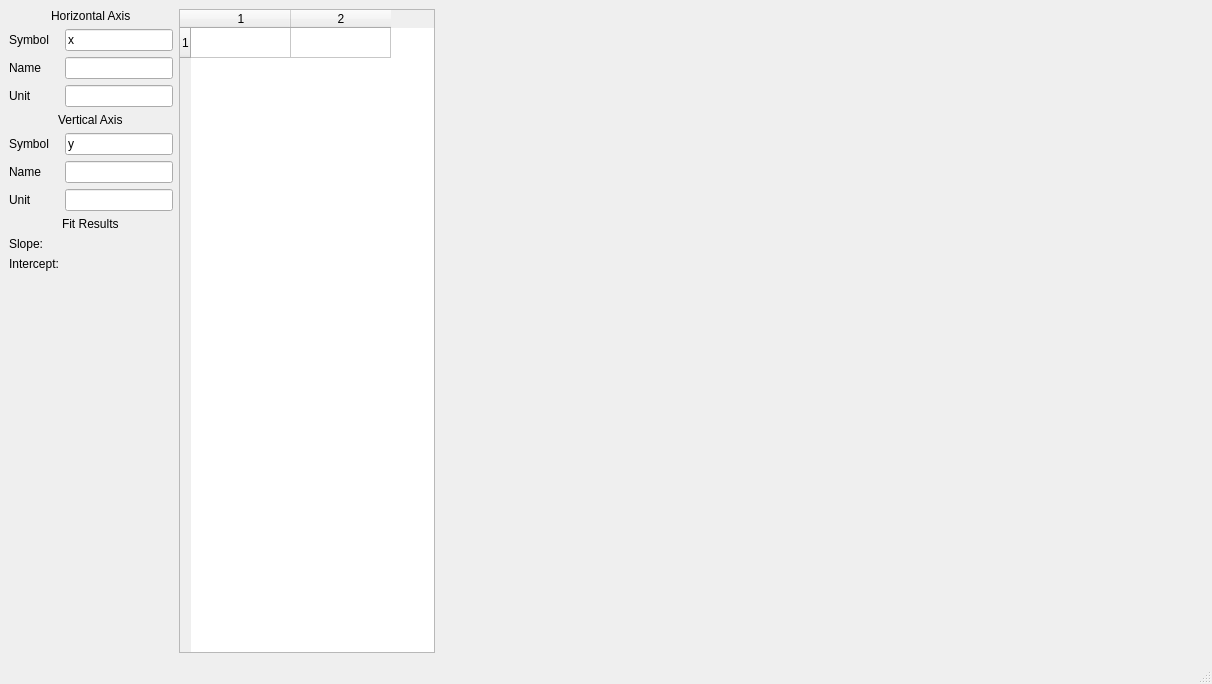
<?xml version="1.0" encoding="UTF-8"?>
<ui version="4.0">
 <class>MainWindow</class>
 <widget class="QMainWindow" name="MainWindow">
  <property name="geometry">
   <rect>
    <x>0</x>
    <y>0</y>
    <width>1212</width>
    <height>684</height>
   </rect>
  </property>
  <property name="windowTitle">
   <string>Simple Plot</string>
  </property>
  <property name="windowIcon">
   <iconset>
    <normaloff>:/icon.svg</normaloff>:/icon.svg</iconset>
  </property>
  <widget class="QWidget" name="central_widget">
   <layout class="QHBoxLayout" name="horizontalLayout" stretch="0,1,3">
    <item>
     <layout class="QGridLayout" name="sidebar" rowstretch="0,0,0,0,0,0,0,0,0,0,0,1">
      <item row="1" column="0">
       <widget class="QLabel" name="xsymbol_label">
        <property name="text">
         <string>Symbol</string>
        </property>
        <property name="buddy">
         <cstring>xsymbol</cstring>
        </property>
       </widget>
      </item>
      <item row="4" column="0" colspan="2" alignment="Qt::AlignHCenter">
       <widget class="QLabel" name="yheader">
        <property name="text">
         <string>Vertical Axis</string>
        </property>
       </widget>
      </item>
      <item row="3" column="0">
       <widget class="QLabel" name="xunitlabel">
        <property name="text">
         <string>Unit</string>
        </property>
        <property name="buddy">
         <cstring>xunit</cstring>
        </property>
       </widget>
      </item>
      <item row="1" column="1">
       <widget class="QLineEdit" name="xsymbol">
        <property name="text">
         <string>x</string>
        </property>
       </widget>
      </item>
      <item row="11" column="0" colspan="2">
       <widget class="QWidget" name="widget" native="true"/>
      </item>
      <item row="7" column="0">
       <widget class="QLabel" name="yunit_label">
        <property name="text">
         <string>Unit</string>
        </property>
        <property name="buddy">
         <cstring>yunit</cstring>
        </property>
       </widget>
      </item>
      <item row="7" column="1">
       <widget class="QLineEdit" name="yunit"/>
      </item>
      <item row="3" column="1">
       <widget class="QLineEdit" name="xunit"/>
      </item>
      <item row="5" column="0">
       <widget class="QLabel" name="ysymbol_label">
        <property name="text">
         <string>Symbol</string>
        </property>
        <property name="buddy">
         <cstring>ysymbol</cstring>
        </property>
       </widget>
      </item>
      <item row="6" column="1">
       <widget class="QLineEdit" name="yname">
        <property name="text">
         <string/>
        </property>
       </widget>
      </item>
      <item row="5" column="1">
       <widget class="QLineEdit" name="ysymbol">
        <property name="text">
         <string>y</string>
        </property>
       </widget>
      </item>
      <item row="0" column="0" colspan="2" alignment="Qt::AlignHCenter">
       <widget class="QLabel" name="xheader">
        <property name="text">
         <string>Horizontal Axis</string>
        </property>
       </widget>
      </item>
      <item row="2" column="0">
       <widget class="QLabel" name="xname_label">
        <property name="text">
         <string>Name</string>
        </property>
        <property name="buddy">
         <cstring>xname</cstring>
        </property>
       </widget>
      </item>
      <item row="2" column="1">
       <widget class="QLineEdit" name="xname"/>
      </item>
      <item row="6" column="0">
       <widget class="QLabel" name="yname_label">
        <property name="text">
         <string>Name</string>
        </property>
        <property name="buddy">
         <cstring>yname</cstring>
        </property>
       </widget>
      </item>
      <item row="8" column="0" colspan="2" alignment="Qt::AlignHCenter">
       <widget class="QLabel" name="fit_header">
        <property name="text">
         <string>Fit Results</string>
        </property>
       </widget>
      </item>
      <item row="10" column="1">
       <widget class="QLabel" name="intercept">
        <property name="text">
         <string/>
        </property>
        <property name="textInteractionFlags">
         <set>Qt::LinksAccessibleByMouse|Qt::TextSelectableByKeyboard|Qt::TextSelectableByMouse</set>
        </property>
       </widget>
      </item>
      <item row="9" column="1">
       <widget class="QLabel" name="slope">
        <property name="text">
         <string/>
        </property>
        <property name="textInteractionFlags">
         <set>Qt::LinksAccessibleByMouse|Qt::TextSelectableByKeyboard|Qt::TextSelectableByMouse</set>
        </property>
       </widget>
      </item>
      <item row="9" column="0">
       <widget class="QLabel" name="alabel">
        <property name="text">
         <string>Slope:</string>
        </property>
       </widget>
      </item>
      <item row="10" column="0">
       <widget class="QLabel" name="blabel">
        <property name="text">
         <string>Intercept:</string>
        </property>
       </widget>
      </item>
     </layout>
    </item>
    <item>
     <widget class="QTableWidget" name="data_table">
      <property name="rowCount">
       <number>1</number>
      </property>
      <property name="columnCount">
       <number>2</number>
      </property>
      <row/>
      <column/>
      <column/>
     </widget>
    </item>
    <item>
     <layout class="QVBoxLayout" name="plot_layout"/>
    </item>
   </layout>
  </widget>
  <widget class="QMenuBar" name="menubar">
   <property name="geometry">
    <rect>
     <x>0</x>
     <y>0</y>
     <width>1212</width>
     <height>34</height>
    </rect>
   </property>
  </widget>
  <widget class="QStatusBar" name="statusbar"/>
 </widget>
 <tabstops>
  <tabstop>xsymbol</tabstop>
  <tabstop>xname</tabstop>
  <tabstop>xunit</tabstop>
  <tabstop>ysymbol</tabstop>
  <tabstop>yname</tabstop>
  <tabstop>yunit</tabstop>
  <tabstop>data_table</tabstop>
 </tabstops>
 <connections/>
</ui>
